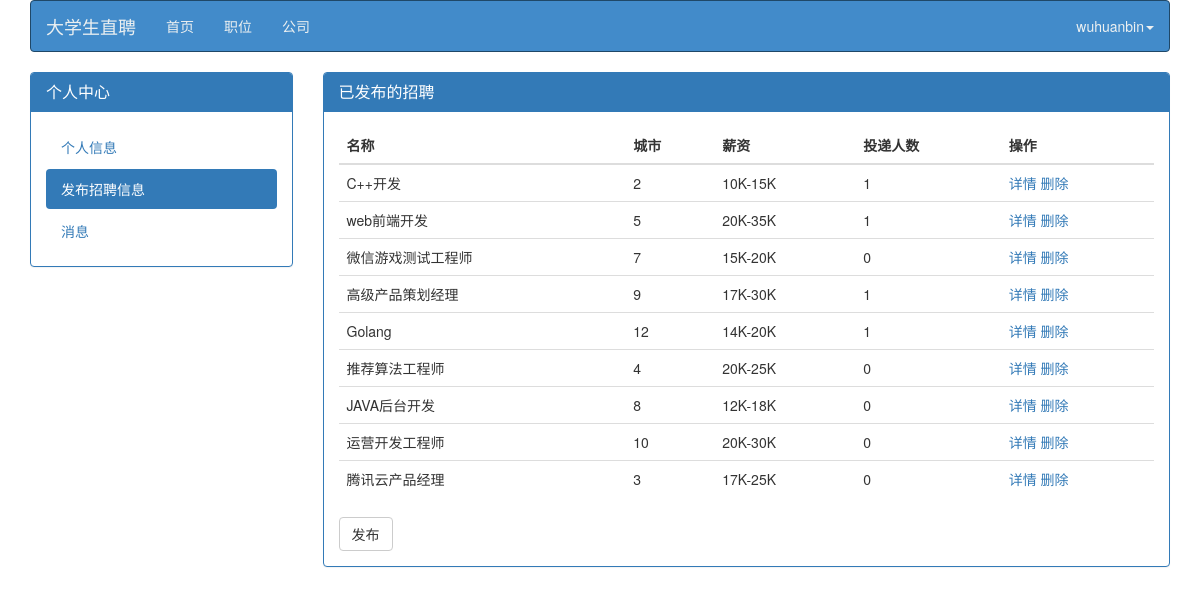
The app's page /polls/public_job.html/ (signed in), older data.
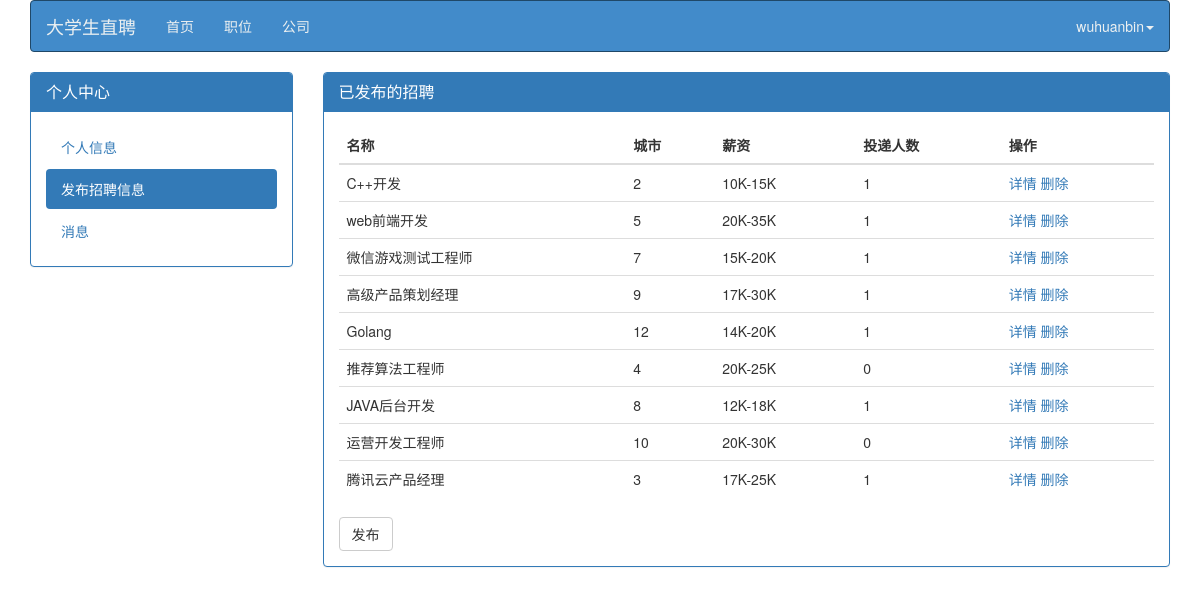
The same page, newer data.
### polls/models.py (models this page shows, shortened)
class Job_position(models.Model):
    name               = models.CharField(max_length=30,verbose_name='岗位',default='')
    job_desc           = models.TextField(max_length=2000,verbose_name='岗位描述')
    city               = models.CharField(max_length=2,choices=common.city_choice,default='0',verbose_name='就业城市')
    edu_req            = models.CharField(max_length=2,choices=common.edu_choice,default='5',verbose_name='学历要求')
    exp_req            = models.CharField(max_length=2,choices=common.exp_choice,default='1',verbose_name='工作经验')
    pub_date           = models.DateField(auto_now_add=True,verbose_name='发布时间')
    publisher          = models.ForeignKey(HRProfile,on_delete=models.CASCADE,default='',verbose_name='发布者')
    salary1            = models.IntegerField(verbose_name='薪资范围1',default=0)
    salary2            = models.IntegerField(verbose_name='薪资范围2',default=0)
    hot_val            = models.IntegerField(verbose_name='热度值',default=0)
    need               = models.IntegerField(verbose_name='人数需求',default=0)
    reg_num            = models.IntegerField(verbose_name='投递人数',default=0)

### polls/views.py (the view, shortened to what this page needs)
# urls.py: path('public_job.html/',views.public_job,name='public_job'),
@login_required
def public_job(request):
    loginuser = HRProfile.objects.get(user__exact=request.user)
    pub_job = Job_position.objects.filter(publisher=loginuser)
    stationForm = StationForm()
    return render(request, 'polls/public_job.html', locals())

### polls/templates/polls/public_job.html (shortened to what this page needs)
<!DOCTYPE html>
<html lang="zh-CN">
<head>
    <link href="/static/css/bootstrap.min.css" rel="stylesheet">
	<link rel="stylesheet" type="text/css" href="http://cdn.bootcss.com/bootstrap-select/2.0.0-beta1/css/bootstrap-select.css">
    <link href="/static/css/mystyle.css" rel="stylesheet">
</head>
<body>
  <div class="container">
    <div class="row clearfix">
        <div class="col-md-12 column">
            <nav class="navbar navbar-default" role="navigation">
                <div class="navbar-header">
                             <a class="navbar-brand" href="#">大学生直聘</a>
                </div>
                <div class="collapse navbar-collapse" id="bs-example-navbar-collapse-1">
                    <ul class="nav navbar-nav">
                        <li>
                            <a href="/polls/index.html">首页</a>
                        </li>
                        <li>
                            <a href="/polls/list.html/0_0">职位</a>
                        </li>
                        <li>
                            <a href="/polls/company.html/0_0_0">公司</a>
                        </li>
                    </ul>
                    <ul class="nav navbar-nav navbar-right">
                        {% if request.user.is_authenticated %}
                            <li class="dropdown">
                                <a href="#" class="dropdown-toggle" data-toggle="dropdown">{{request.user.username}}<strong
                                        class="caret"></strong></a>
                            </li>
                        {% else %}
                        <li><a href="/polls/login.html">登陆/注册</a></li>
                        {% endif %}
                    </ul>
                </div>
            </nav>
        </div>
    </div>
    <div class="row clearfix">
      <div class="col-md-3 column">
        <div class="panel panel-primary">
          <div class="panel-heading">
            <h3 class="panel-title">
              个人中心
            </h3>
          </div>
          <div class="panel-body">
            <ul class="nav nav-stacked nav-pills">
              <li>
                <a href="/polls/selfinfo.html">个人信息</a>
              </li>
              <li class="active">
                <a href="/polls/public_job.html">发布招聘信息</a>
              </li>
              <li>
                <a href="/polls/notifyinfo.html">消息</a>
              </li>
            </ul>
          </div>
        </div>
      </div>
      <div class="col-md-9 column">
        <div class="panel panel-primary">
          <div class="panel-heading">
            <h3 class="panel-title">
              已发布的招聘
            </h3>
          </div>
          <div class="panel-body">
            <div class="panel-group" id="panel-817493">
              <table class="table table-hover">
                <thead>
                  <tr>
                    <th>名称</th>
                    <th>城市</th>
                    <th>薪资</th>
                    <th>投递人数</th>
                    <th>操作</th>
                  </tr>
                </thead>
                <tbody>
                    {% for temp in pub_job %}
                    <tr>
                      <td>{{temp.name}}</td>
                      <td>{{temp.city}}</td>
                      <td>{{temp.salary1}}K-{{temp.salary2}}K</td>
                      <td>{{temp.reg_num}}</td>
                      <td>
                        <a href="/polls/job_detail.html?id={{ temp.id }}">详情</a>
                        <a href="/polls/public_job.html/del_info?id={{ temp.id }}">删除</a>
                      </td>
                    </tr>
                    {% endfor %}
                </tbody>
              </table>
            </div>
            <button class="btn  btn-default" data-toggle="modal" data-target="#myModal">
              发布
            </button>
          </div>
        </div>
      </div>
    </div>
  </div>
</body>
</html>

Row changes from the older to the newer data that the page shows:
changed Job_position "微信游戏测试工程师": reg_num "0" → "1"
changed Job_position "JAVA后台开发": reg_num "0" → "1"
changed Job_position "腾讯云产品经理": reg_num "0" → "1"
